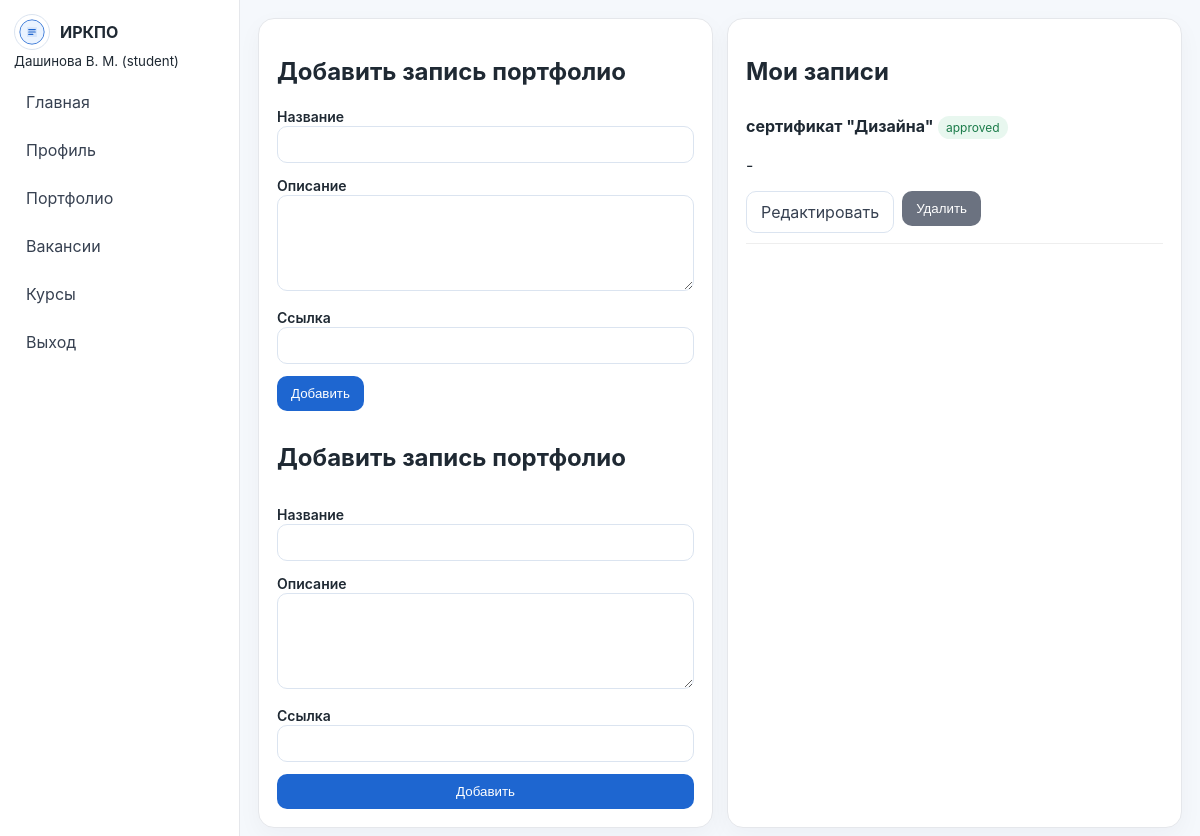
Page /student/portfolio (signed in) on the committed database.
### app.py (models this page shows, shortened)
class User(UserMixin, db.Model):
    id = db.Column(db.Integer, primary_key=True)
    email = db.Column(db.String(120), unique=True, nullable=False)
    password_hash = db.Column(db.String(255), nullable=False)
    role = db.Column(db.String(20), nullable=False)  # student, admin, curator
    full_name = db.Column(db.String(120), nullable=False)
    group_name = db.Column(db.String(50))
    about = db.Column(db.Text)
    contacts = db.Column(db.String(255))
    resume_public_token = db.Column(db.String(64), unique=True, index=True)
    curator_id = db.Column(db.Integer, db.ForeignKey("user.id"))
    students = db.relationship("User", backref=db.backref("curator", remote_side=[id]), lazy=True)

class PortfolioEntry(db.Model):
    id = db.Column(db.Integer, primary_key=True)
    student_id = db.Column(db.Integer, db.ForeignKey("user.id"), nullable=False)
    title = db.Column(db.String(150), nullable=False)
    description = db.Column(db.Text)
    link = db.Column(db.String(255))
    status = db.Column(db.String(20), default="pending", nullable=False)  # pending, approved, rejected
    curator_comment = db.Column(db.Text)
    created_at = db.Column(db.DateTime, default=datetime.utcnow, nullable=False)
    student = db.relationship("User", backref="portfolio_entries")

### app.py (the view, shortened to what this page needs)
@app.route("/student/portfolio", methods=["GET", "POST"])
@login_required
@role_required("student")
def student_portfolio():
    entries = PortfolioEntry.query.filter_by(student_id=current_user.id).order_by(PortfolioEntry.created_at.desc()).all()
    return render_template("student/portfolio.html", entries=entries, edit_entry=None)

### app.py (called while the page is built)
@login_manager.user_loader
def load_user(user_id):
    return db.session.get(User, int(user_id))

def role_required(*roles):
    def decorator(func):
        @wraps(func)
        def wrapper(*args, **kwargs):
            if not current_user.is_authenticated:
                return login_manager.unauthorized()
            if current_user.role not in roles:
                flash("У вас нет доступа к этой странице.", "error")
                return redirect(url_for("index"))
            return func(*args, **kwargs)
        return wrapper
    return decorator

### templates/student/portfolio.html (shortened to what this page needs)
{% extends 'base_dashboard.html' %}
{% block content %}
<div class="grid two">
  <div class="card">
    <h2>{% if edit_entry %}Редактировать запись портфолио{% else %}Добавить запись портфолио{% endif %}</h2>
    <form method="post" action="{% if edit_entry %}{{ url_for('student_portfolio_edit', entry_id=edit_entry.id) }}{% else %}{{ url_for('student_portfolio') }}{% endif %}" class="form">
      <div><label>Название</label><input name="title" value="{{ edit_entry.title if edit_entry else '' }}" required></div>
      <div><label>Описание</label><textarea name="description">{{ edit_entry.description if edit_entry else '' }}</textarea></div>
      <div><label>Ссылка</label><input name="link" value="{{ edit_entry.link if edit_entry else '' }}"></div>
      <div style="display:flex; gap:8px;">
        <button class="btn" type="submit">{% if edit_entry %}Сохранить{% else %}Добавить{% endif %}</button>
      </div>
    <h2>Добавить запись портфолио</h2>
    <form method="post" class="form">
      <div><label>Название</label><input name="title" required></div>
      <div><label>Описание</label><textarea name="description"></textarea></div>
      <div><label>Ссылка</label><input name="link"></div>
      <button class="btn" type="submit">Добавить</button>
    </form>
  </div>
  <div class="card">
    <h2>Мои записи</h2>
    {% for entry in entries %}
      <div style="padding:10px 0; border-bottom:1px solid #eee;">
        <strong>{{ entry.title }}</strong>
        <span class="status {{ entry.status }}">{{ entry.status }}</span>
        <p>{{ entry.description }}</p>
        <div style="display:flex; gap:8px;">
          <a class="btn light" href="{{ url_for('student_portfolio_edit', entry_id=entry.id) }}">Редактировать</a>
          <form method="post" action="{{ url_for('student_portfolio_delete', entry_id=entry.id) }}" onsubmit="return confirm('Удалить запись портфолио?');">
            <button class="btn gray" type="submit">Удалить</button>
          </form>
        </div>
      </div>
    {% else %}<p>Записей пока нет.</p>{% endfor %}
  </div>
</div>
{% endblock %}

### templates/base_dashboard.html (shortened to what this page needs)
<!DOCTYPE html>
<html lang="ru">
<head>
  <link rel="stylesheet" href="{{ url_for('static', filename='css/style.css') }}">
</head>
<body>
<div class="layout">
  <aside class="sidebar">
    <div class="logo"><img src="{{ url_for('static', filename='images/logo.svg') }}" alt="logo">ИРКПО</div>
    <small>{{ current_user.full_name }} ({{ current_user.role }})</small>
    <nav>
      {% if current_user.role == 'student' %}
      <a href="{{ url_for('student_dashboard') }}">Главная</a>
      <a href="{{ url_for('student_profile') }}">Профиль</a>
      <a href="{{ url_for('student_portfolio') }}">Портфолио</a>
      <a href="{{ url_for('student_vacancies') }}">Вакансии</a>
      <a href="{{ url_for('student_courses') }}">Курсы</a>
      {% elif current_user.role == 'admin' %}
      <a href="{{ url_for('admin_dashboard') }}">Панель</a>
      <a href="{{ url_for('admin_students') }}">Студенты</a>
      <a href="{{ url_for('admin_vacancies') }}">Вакансии</a>
      <a href="{{ url_for('admin_courses') }}">Курсы/семинары</a>
      {% elif current_user.role == 'curator' %}
      <a href="{{ url_for('curator_students') }}">Мои студенты</a>
      {% endif %}
      <a href="{{ url_for('logout') }}">Выход</a>
    </nav>
  </aside>
  <main class="main">
    {% block content %}{% endblock %}
  </main>
</div>
</body>
</html>

### static/css/style.css (style rules this page uses)
* { box-sizing: border-box; }
body { margin: 0; font-family: Inter, Arial, sans-serif; background: #f5f8fc; color: #1f2933; }
a { color: #1e66d0; text-decoration: none; }
.logo { display:flex; align-items:center; gap:10px; font-weight:700; }
.logo img { width: 36px; height: 36px; border-radius: 50%; border:1px solid #dbe4f0; background:#fff; padding:4px; }
.btn { border:none; border-radius:10px; background:#1e66d0; color:#fff; padding:10px 14px; cursor:pointer; }
.btn.gray { background:#6b7280; }
.btn.light { background:#fff; color:#374151; border:1px solid #dbe4f0; }
.card { background:#fff; border:1px solid #e5e7eb; border-radius:16px; padding:18px; box-shadow: 0 8px 24px rgba(15,23,42,0.04); }
.grid { display:grid; gap:14px; }
.grid.two { grid-template-columns: repeat(auto-fit, minmax(300px, 1fr)); }
input, textarea, select { width:100%; padding:10px 12px; border-radius:10px; border:1px solid #dbe4f0; background:#fff; }
textarea { min-height: 96px; }
label { font-size:14px; font-weight:600; }
.form { display:grid; gap:12px; }
.layout { display:grid; grid-template-columns:240px 1fr; min-height:100vh; }
.sidebar { background:#fff; border-right:1px solid #e5e7eb; padding:14px; }
.sidebar nav { display:grid; gap:8px; margin-top:12px; }
.sidebar a { padding:10px 12px; border-radius:10px; color:#374151; }
.main { padding:18px; }
.status { display:inline-block; padding:4px 8px; border-radius:999px; font-size:12px; }
.status.active, .status.approved { background:#e8f7ef; color:#1b7c4a; }

### rows in the picture
User: full_name "Дашинова В. М.", role "student"
PortfolioEntry: title "сертификат \"Дизайна\"", status "approved", description "-"
